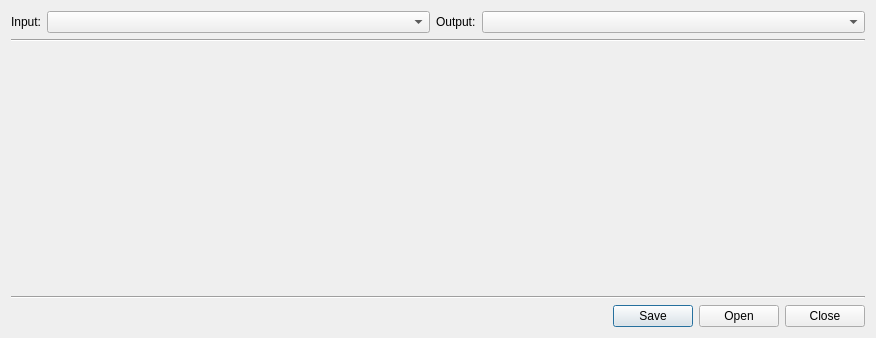
<?xml version="1.0" encoding="UTF-8"?>
<ui version="4.0">
 <class>AppTester</class>
 <widget class="QWidget" name="AppTester">
  <property name="geometry">
   <rect>
    <x>0</x>
    <y>0</y>
    <width>876</width>
    <height>330</height>
   </rect>
  </property>
  <property name="windowTitle">
   <string>AppTester</string>
  </property>
  <layout class="QVBoxLayout" name="verticalLayout">
   <item>
    <layout class="QHBoxLayout" name="horizontalLayout">
     <item>
      <widget class="QLabel" name="label">
       <property name="sizePolicy">
        <sizepolicy hsizetype="Maximum" vsizetype="Preferred">
         <horstretch>0</horstretch>
         <verstretch>0</verstretch>
        </sizepolicy>
       </property>
       <property name="text">
        <string>Input:</string>
       </property>
      </widget>
     </item>
     <item>
      <widget class="QComboBox" name="comboBox_input"/>
     </item>
     <item>
      <widget class="QLabel" name="label_2">
       <property name="sizePolicy">
        <sizepolicy hsizetype="Maximum" vsizetype="Preferred">
         <horstretch>0</horstretch>
         <verstretch>0</verstretch>
        </sizepolicy>
       </property>
       <property name="text">
        <string>Output:</string>
       </property>
      </widget>
     </item>
     <item>
      <widget class="QComboBox" name="comboBox_output"/>
     </item>
    </layout>
   </item>
   <item>
    <spacer name="verticalSpacer">
     <property name="orientation">
      <enum>Qt::Vertical</enum>
     </property>
     <property name="sizeHint" stdset="0">
      <size>
       <width>20</width>
       <height>40</height>
      </size>
     </property>
    </spacer>
   </item>
   <item>
    <widget class="Line" name="line">
     <property name="orientation">
      <enum>Qt::Horizontal</enum>
     </property>
    </widget>
   </item>
   <item>
    <widget class="QWidget" name="widget_appHolder" native="true">
     <property name="sizePolicy">
      <sizepolicy hsizetype="Preferred" vsizetype="Expanding">
       <horstretch>0</horstretch>
       <verstretch>0</verstretch>
      </sizepolicy>
     </property>
     <property name="minimumSize">
      <size>
       <width>0</width>
       <height>242</height>
      </size>
     </property>
     <property name="maximumSize">
      <size>
       <width>16777215</width>
       <height>242</height>
      </size>
     </property>
    </widget>
   </item>
   <item>
    <widget class="Line" name="line_2">
     <property name="orientation">
      <enum>Qt::Horizontal</enum>
     </property>
    </widget>
   </item>
   <item>
    <spacer name="verticalSpacer_2">
     <property name="orientation">
      <enum>Qt::Vertical</enum>
     </property>
     <property name="sizeHint" stdset="0">
      <size>
       <width>20</width>
       <height>40</height>
      </size>
     </property>
    </spacer>
   </item>
   <item>
    <widget class="QDialogButtonBox" name="buttonBox">
     <property name="standardButtons">
      <set>QDialogButtonBox::Close|QDialogButtonBox::Open|QDialogButtonBox::Save</set>
     </property>
    </widget>
   </item>
  </layout>
 </widget>
 <layoutdefault spacing="6" margin="11"/>
 <resources/>
 <connections/>
</ui>
